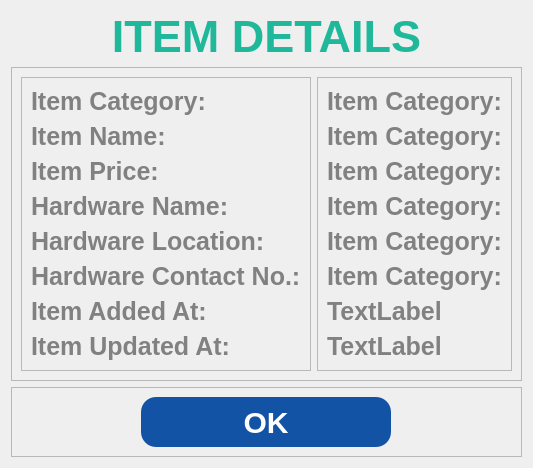
     <widget class="QWidget" name="page_3">
      <layout class="QVBoxLayout" name="verticalLayout_15">
       <item>
        <widget class="QLabel" name="label_17">
         <property name="minimumSize">
          <size>
           <width>0</width>
           <height>50</height>
          </size>
         </property>
         <property name="maximumSize">
          <size>
           <width>16777215</width>
           <height>50</height>
          </size>
         </property>
         <property name="styleSheet">
          <string notr="true">font-family: Segoe UI;
font-weight: bold;
color: #1FB89B;
font-size: 45px;
border-color: white;</string>
         </property>
         <property name="text">
          <string>ITEM DETAILS</string>
         </property>
         <property name="alignment">
          <set>Qt::AlignCenter</set>
         </property>
        </widget>
       </item>
       <item>
        <widget class="QFrame" name="frame_22">
         <property name="frameShape">
          <enum>QFrame::StyledPanel</enum>
         </property>
         <property name="frameShadow">
          <enum>QFrame::Raised</enum>
         </property>
         <layout class="QGridLayout" name="gridLayout_4">
          <item row="0" column="1">
           <widget class="QFrame" name="frame_24">
            <property name="frameShape">
             <enum>QFrame::StyledPanel</enum>
            </property>
            <property name="frameShadow">
             <enum>QFrame::Raised</enum>
            </property>
            <layout class="QVBoxLayout" name="verticalLayout_17">
             <item>
              <widget class="QLabel" name="details_item_category">
               <property name="maximumSize">
                <size>
                 <width>16777215</width>
                 <height>50</height>
                </size>
               </property>
               <property name="styleSheet">
                <string notr="true">font-family: Segoe UI;
				font-weight: bold;
				color: #818181;
				font-size: 25px;

border-radius: 0px;
border-color: white;
border-width: 0px;</string>
               </property>
               <property name="text">
                <string>Item Category:</string>
               </property>
              </widget>
             </item>
             <item>
              <widget class="QLabel" name="details_item_name">
               <property name="maximumSize">
                <size>
                 <width>16777215</width>
                 <height>50</height>
                </size>
               </property>
               <property name="styleSheet">
                <string notr="true">font-family: Segoe UI;
				font-weight: bold;
				color: #818181;
				font-size: 25px;

border-radius: 0px;
border-color: white;
border-width: 0px;</string>
               </property>
               <property name="text">
                <string>Item Category:</string>
               </property>
              </widget>
             </item>
             <item>
              <widget class="QLabel" name="details_item_price">
               <property name="maximumSize">
                <size>
                 <width>16777215</width>
                 <height>50</height>
                </size>
               </property>
               <property name="styleSheet">
                <string notr="true">font-family: Segoe UI;
				font-weight: bold;
				color: #818181;
				font-size: 25px;

border-radius: 0px;
border-color: white;
border-width: 0px;</string>
               </property>
               <property name="text">
                <string>Item Category:</string>
               </property>
              </widget>
             </item>
             <item>
              <widget class="QLabel" name="details_hardware_name">
               <property name="maximumSize">
                <size>
                 <width>16777215</width>
                 <height>50</height>
                </size>
               </property>
               <property name="styleSheet">
                <string notr="true">font-family: Segoe UI;
				font-weight: bold;
				color: #818181;
				font-size: 25px;

border-radius: 0px;
border-color: white;
border-width: 0px;</string>
               </property>
               <property name="text">
                <string>Item Category:</string>
               </property>
              </widget>
             </item>
             <item>
              <widget class="QLabel" name="details_hardware_location">
               <property name="maximumSize">
                <size>
                 <width>16777215</width>
                 <height>50</height>
                </size>
               </property>
               <property name="styleSheet">
                <string notr="true">font-family: Segoe UI;
				font-weight: bold;
				color: #818181;
				font-size: 25px;

border-radius: 0px;
border-color: white;
border-width: 0px;</string>
               </property>
               <property name="text">
                <string>Item Category:</string>
               </property>
              </widget>
             </item>
             <item>
              <widget class="QLabel" name="details_hardware_contact">
               <property name="maximumSize">
                <size>
                 <width>16777215</width>
                 <height>50</height>
                </size>
               </property>
               <property name="styleSheet">
                <string notr="true">font-family: Segoe UI;
				font-weight: bold;
				color: #818181;
				font-size: 25px;

border-radius: 0px;
border-color: white;
border-width: 0px;</string>
               </property>
               <property name="text">
                <string>Item Category:</string>
               </property>
              </widget>
             </item>
             <item>
              <widget class="QLabel" name="details_item_added_at">
               <property name="styleSheet">
                <string notr="true">font-family: Segoe UI;
				font-weight: bold;
				color: #818181;
				font-size: 25px;

border-radius: 0px;
border-color: white;
border-width: 0px;</string>
               </property>
               <property name="text">
                <string>TextLabel</string>
               </property>
              </widget>
             </item>
             <item>
              <widget class="QLabel" name="details_item_updated_at">
               <property name="styleSheet">
                <string notr="true">font-family: Segoe UI;
				font-weight: bold;
				color: #818181;
				font-size: 25px;

border-radius: 0px;
border-color: white;
border-width: 0px;</string>
               </property>
               <property name="text">
                <string>TextLabel</string>
               </property>
              </widget>
             </item>
            </layout>
           </widget>
          </item>
          <item row="0" column="0">
           <widget class="QFrame" name="frame_23">
            <property name="maximumSize">
             <size>
              <width>320</width>
              <height>16777215</height>
             </size>
            </property>
            <property name="frameShape">
             <enum>QFrame::StyledPanel</enum>
            </property>
            <property name="frameShadow">
             <enum>QFrame::Raised</enum>
            </property>
            <layout class="QVBoxLayout" name="verticalLayout_16">
             <item>
              <widget class="QLabel" name="label_18">
               <property name="maximumSize">
                <size>
                 <width>16777215</width>
                 <height>50</height>
                </size>
               </property>
               <property name="styleSheet">
                <string notr="true">font-family: Segoe UI;
				font-weight: bold;
				color: #818181;
				font-size: 25px;

border-radius: 0px;
border-color: white;
border-width: 0px;</string>
               </property>
               <property name="text">
                <string>Item Category:</string>
               </property>
              </widget>
             </item>
             <item>
              <widget class="QLabel" name="label_19">
               <property name="maximumSize">
                <size>
                 <width>16777215</width>
                 <height>50</height>
                </size>
               </property>
               <property name="styleSheet">
                <string notr="true">font-family: Segoe UI;
				font-weight: bold;
				color: #818181;
				font-size: 25px;

border-radius: 0px;
border-color: white;
border-width: 0px;</string>
               </property>
               <property name="text">
                <string>Item Name:</string>
               </property>
              </widget>
             </item>
             <item>
              <widget class="QLabel" name="label_33">
               <property name="maximumSize">
                <size>
                 <width>16777215</width>
                 <height>50</height>
                </size>
               </property>
               <property name="styleSheet">
                <string notr="true">font-family: Segoe UI;
				font-weight: bold;
				color: #818181;
				font-size: 25px;

border-radius: 0px;
border-color: white;
border-width: 0px;</string>
               </property>
               <property name="text">
                <string>Item Price:</string>
               </property>
              </widget>
             </item>
             <item>
              <widget class="QLabel" name="label_34">
               <property name="maximumSize">
                <size>
                 <width>16777215</width>
                 <height>50</height>
                </size>
               </property>
               <property name="styleSheet">
                <string notr="true">font-family: Segoe UI;
				font-weight: bold;
				color: #818181;
				font-size: 25px;

border-radius: 0px;
border-color: white;
border-width: 0px;</string>
               </property>
               <property name="text">
                <string>Hardware Name:</string>
               </property>
              </widget>
             </item>
             <item>
              <widget class="QLabel" name="label_35">
               <property name="maximumSize">
                <size>
                 <width>16777215</width>
                 <height>50</height>
                </size>
               </property>
               <property name="styleSheet">
                <string notr="true">font-family: Segoe UI;
				font-weight: bold;
				color: #818181;
				font-size: 25px;

border-radius: 0px;
border-color: white;
border-width: 0px;</string>
               </property>
               <property name="text">
                <string>Hardware Location:</string>
               </property>
              </widget>
             </item>
             <item>
              <widget class="QLabel" name="label_36">
               <property name="maximumSize">
                <size>
                 <width>16777215</width>
                 <height>50</height>
                </size>
               </property>
               <property name="styleSheet">
                <string notr="true">font-family: Segoe UI;
				font-weight: bold;
				color: #818181;
				font-size: 25px;

border-radius: 0px;
border-color: white;
border-width: 0px;</string>
               </property>
               <property name="text">
                <string>Hardware Contact No.:</string>
               </property>
              </widget>
             </item>
             <item>
              <widget class="QLabel" name="label_53">
               <property name="styleSheet">
                <string notr="true">font-family: Segoe UI;
				font-weight: bold;
				color: #818181;
				font-size: 25px;

border-radius: 0px;
border-color: white;
border-width: 0px;</string>
               </property>
               <property name="text">
                <string>Item Added At:</string>
               </property>
              </widget>
             </item>
             <item>
              <widget class="QLabel" name="label_41">
               <property name="styleSheet">
                <string notr="true">font-family: Segoe UI;
				font-weight: bold;
				color: #818181;
				font-size: 25px;

border-radius: 0px;
border-color: white;
border-width: 0px;</string>
               </property>
               <property name="text">
                <string>Item Updated At:</string>
               </property>
              </widget>
             </item>
            </layout>
           </widget>
          </item>
         </layout>
        </widget>
       </item>
       <item>
        <widget class="QFrame" name="frame_25">
         <property name="frameShape">
          <enum>QFrame::StyledPanel</enum>
         </property>
         <property name="frameShadow">
          <enum>QFrame::Raised</enum>
         </property>
         <layout class="QHBoxLayout" name="horizontalLayout_14">
          <item>
           <widget class="QPushButton" name="view_item_details_confirm_btn">
            <property name="minimumSize">
             <size>
              <width>0</width>
              <height>50</height>
             </size>
            </property>
            <property name="maximumSize">
             <size>
              <width>250</width>
              <height>16777215</height>
             </size>
            </property>
            <property name="cursor">
             <cursorShape>PointingHandCursor</cursorShape>
            </property>
            <property name="styleSheet">
             <string notr="true">QPushButton{
background-color: #1353A5;
color: white;
font-family: Segoe UI;
font-weight: bold;
font-size: 30px;
border-radius: 15px;
}

QPushButton::hover{
text-decoration: underline;
background-color: #0B3163;
}</string>
            </property>
            <property name="text">
             <string>OK</string>
            </property>
           </widget>
          </item>
         </layout>
        </widget>
       </item>
      </layout>
     </widget>
